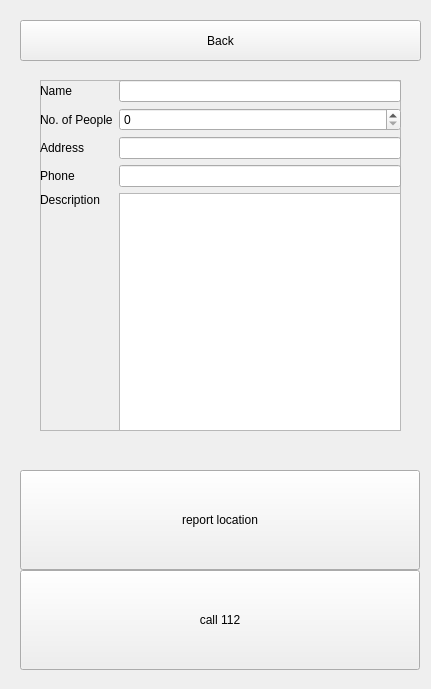
      <widget class="QWidget" name="page9">
       <widget class="QPushButton" name="button_saveInformation">
        <property name="geometry">
         <rect>
          <x>20</x>
          <y>470</y>
          <width>400</width>
          <height>100</height>
         </rect>
        </property>
        <property name="minimumSize">
         <size>
          <width>400</width>
          <height>100</height>
         </size>
        </property>
        <property name="text">
         <string>report location</string>
        </property>
       </widget>
       <widget class="QPushButton" name="button_goBack9">
        <property name="geometry">
         <rect>
          <x>20</x>
          <y>20</y>
          <width>401</width>
          <height>41</height>
         </rect>
        </property>
        <property name="minimumSize">
         <size>
          <width>401</width>
          <height>41</height>
         </size>
        </property>
        <property name="maximumSize">
         <size>
          <width>401</width>
          <height>41</height>
         </size>
        </property>
        <property name="text">
         <string>Back</string>
        </property>
       </widget>
       <widget class="QWidget" name="layoutWidget">
        <property name="geometry">
         <rect>
          <x>40</x>
          <y>80</y>
          <width>361</width>
          <height>351</height>
         </rect>
        </property>
        <layout class="QGridLayout" name="grid_details">
         <item row="2" column="1">
          <widget class="QLineEdit" name="input_address"/>
         </item>
         <item row="1" column="0">
          <widget class="QLabel" name="label_16">
           <property name="text">
            <string>No. of People</string>
           </property>
          </widget>
         </item>
         <item row="1" column="1">
          <widget class="QSpinBox" name="input_nOfPeople"/>
         </item>
         <item row="3" column="0">
          <widget class="QLabel" name="label_15">
           <property name="text">
            <string>Phone</string>
           </property>
          </widget>
         </item>
         <item row="0" column="0">
          <widget class="QLabel" name="label_11">
           <property name="text">
            <string>Name</string>
           </property>
          </widget>
         </item>
         <item row="3" column="1">
          <widget class="QLineEdit" name="input_phone"/>
         </item>
         <item row="0" column="1">
          <widget class="QLineEdit" name="input_name"/>
         </item>
         <item row="2" column="0">
          <widget class="QLabel" name="label_12">
           <property name="text">
            <string>Address</string>
           </property>
          </widget>
         </item>
         <item row="4" column="0" alignment="Qt::AlignTop">
          <widget class="QLabel" name="label_13">
           <property name="text">
            <string>Description</string>
           </property>
          </widget>
         </item>
         <item row="4" column="1">
          <widget class="QTextEdit" name="input_description"/>
         </item>
        </layout>
       </widget>
       <widget class="QPushButton" name="button_call112">
        <property name="geometry">
         <rect>
          <x>20</x>
          <y>570</y>
          <width>400</width>
          <height>100</height>
         </rect>
        </property>
        <property name="minimumSize">
         <size>
          <width>400</width>
          <height>100</height>
         </size>
        </property>
        <property name="text">
         <string>call 112</string>
        </property>
       </widget>
       <widget class="QgsMapCanvas" name="QgsMapCanvas9" native="true">
        <property name="geometry">
         <rect>
          <x>20</x>
          <y>10</y>
          <width>402</width>
          <height>670</height>
         </rect>
        </property>
        <property name="minimumSize">
         <size>
          <width>402</width>
          <height>670</height>
         </size>
        </property>
        <property name="maximumSize">
         <size>
          <width>402</width>
          <height>670</height>
         </size>
        </property>
       </widget>
       <widget class="QFrame" name="frame_details">
        <property name="geometry">
         <rect>
          <x>40</x>
          <y>80</y>
          <width>361</width>
          <height>351</height>
         </rect>
        </property>
        <property name="frameShape">
         <enum>QFrame::StyledPanel</enum>
        </property>
        <property name="frameShadow">
         <enum>QFrame::Raised</enum>
        </property>
       </widget>
       <zorder>QgsMapCanvas9</zorder>
       <zorder>frame_details</zorder>
       <zorder>button_saveInformation</zorder>
       <zorder>button_goBack9</zorder>
       <zorder>layoutWidget</zorder>
       <zorder>button_call112</zorder>
      </widget>
